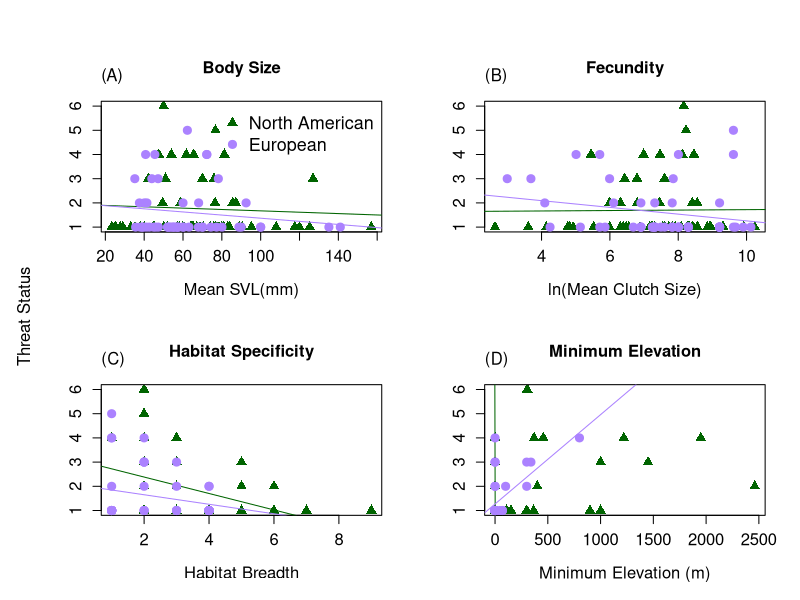
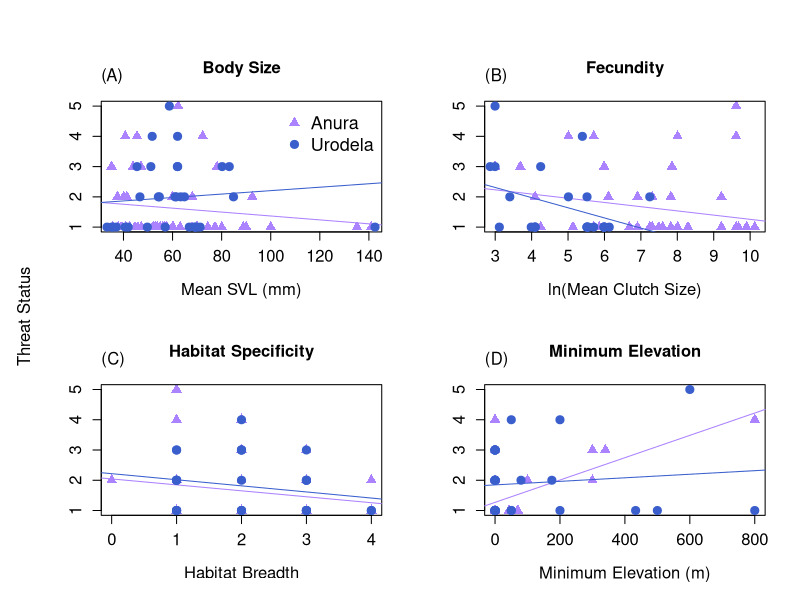

Write R code to recreate these figures, in order. (Note: this script raises an error after producing the figures.)
# ENEC 395 Undergraduate Research 
# Alicia Wood
# 3/20/17
# Correlates of Extinction Risk in European and North American Amphibians



### Setting my working directory to the folder where all of my data and code are stored

setwd('~/Desktop/Extinction-Risk')

library(dplyr)
library(tidyr)



### Reading in raw data files

NAfrogs = read.table("NorthAmericanFrogs.txt", header=T, sep = '\t', quote = "\"")
NApaired = read.table("NorthAmericanFrogsPaired.txt", header=T, sep='\t', quote = "\"")
EuroAmphib = read.table("EuropeanAmphibians.txt", header=T, sep = '\t', quote = "\"", 
                        na.strings = "DD")
Taxonomy = read.table("Taxonomy.txt", header=T, sep = '\t', quote = "\"")



### Simplifying and preparing data for analysis

#Creating Habitat Breadth columns in both datasets
EuroAmphib$Forest <- apply(EuroAmphib[,c(123:131)], 1, sum)
EuroAmphib$Forest[EuroAmphib$Forest > 0] <- 1
EuroAmphib$Savanna <- apply(EuroAmphib[,c(132:133)], 1, sum)
EuroAmphib$Savanna[EuroAmphib$Savanna > 0] <- 1
EuroAmphib$Shrubland <- apply(EuroAmphib[,c(134:141)], 1, sum)
EuroAmphib$Shrubland[EuroAmphib$Shrubland > 0] <- 1
EuroAmphib$Grassland <- apply(EuroAmphib[,c(142:148)], 1, sum)
EuroAmphib$Grassland[EuroAmphib$Grassland > 0] <- 1
EuroAmphib$Wetlands <- apply(EuroAmphib[,c(149:164)], 1, sum)
EuroAmphib$Wetlands[EuroAmphib$Wetlands > 0] <- 1
EuroAmphib$RockyAreas[EuroAmphib$Habitat_RockyAreas_inland_cliffs_moutain_peaks == 1] <- 1
EuroAmphib$RockyAreas[EuroAmphib$Habitat_RockyAreas_inland_cliffs_moutain_peaks == 0] <- 0
EuroAmphib$Caves <- apply(EuroAmphib[,c(166:167)], 1, sum)
EuroAmphib$Caves[EuroAmphib$Caves > 0] <- 1
EuroAmphib$Deserts <- apply(EuroAmphib[,c(168:170)], 1, sum)
EuroAmphib$Deserts[EuroAmphib$Deserts > 0] <- 1
EuroAmphib$ArtificialTerrestrial <- apply(EuroAmphib[,c(171:176)], 1, sum)
EuroAmphib$ArtificialTerrestrial[EuroAmphib$ArtificialTerrestrial > 0] <- 1
EuroAmphib$Other[EuroAmphib$Habitat_Other_dunes == 1] <- 1
EuroAmphib$Other[EuroAmphib$Habitat_Other_dunes == 0] <- 0
EuroAmphib$HabitatBreadth <- apply(EuroAmphib[,c(255:264)], 1, sum)
NAfrogs$HabitatBreadth <- apply(NAfrogs[,c(22:33)], 1, sum)

#Condensing mean max and min Clutch Size into 1 mean Clutch Size column for NA dataset
NAfrogs$ClutchSize <- ifelse(is.na(NAfrogs$MeanClutchSize), ifelse(is.na(NAfrogs$MaxClutchSize), 
                      ifelse(is.na(NAfrogs$MinClutchSize), NA, NAfrogs$MinClutchSize),
                      ifelse(is.na(NAfrogs$MinClutchSize), NAfrogs$MaxClutchSize, 
                      rowMeans(NAfrogs[,c("MinClutchSize", "MaxClutchSize")]))), 
                      NAfrogs$MeanClutchSize)

#Simplifying NAfrogs SVL data into 1 Mean SVL column
NAfrogs$SVLunspecified <- ifelse(is.na(NAfrogs$MeanSVL_Unspecified_mm), 
                                 ifelse(is.na(NAfrogs$MaxSVL_Unspecified_mm),
                                        ifelse(is.na(NAfrogs$MinSVL_Unspecified_mm), NA, 
                                               NAfrogs$MinSVL_Unspecified_mm), 
                                        ifelse(is.na(NAfrogs$MinSVL_Unspecified_mm), 
                                               NAfrogs$MaxSVL_Unspecified_mm, 
                                               rowMeans(NAfrogs[,c("MinSVL_Unspecified_mm", 
                                                                   "MaxSVL_Unspecified_mm")]))), 
                                 NAfrogs$MeanSVL_Unspecified_mm)
NAfrogs$SVLfemale <- ifelse(is.na(NAfrogs$MeanSVL_Female_mm), 
                            ifelse(is.na(NAfrogs$MaxSVL_Female_mm), 
                                   ifelse(is.na(NAfrogs$MinSVL_Female_mm), NA, 
                                          NAfrogs$MinSVL_Female_mm), 
                                   ifelse(is.na(NAfrogs$MinSVL_Female_mm), 
                                          NAfrogs$MaxSVL_Female_mm, 
                                          rowMeans(NAfrogs[,c("MinSVL_Female_mm", 
                                                              "MaxSVL_Female_mm")]))), 
                            NAfrogs$MeanSVL_Female_mm)
NAfrogs$SVLmale <- ifelse(is.na(NAfrogs$MeanSVL_Male_mm), 
                          ifelse(is.na(NAfrogs$MaxSVL_Male_mm), 
                                 ifelse(is.na(NAfrogs$MinSVL_Male_mm), NA, 
                                        NAfrogs$MinSVL_Male_mm), 
                                 ifelse(is.na(NAfrogs$MinSVL_Male_mm), NAfrogs$MaxSVL_Male_mm, 
                                        rowMeans(NAfrogs[,c("MinSVL_Male_mm", 
                                                            "MaxSVL_Male_mm")]))), 
                          NAfrogs$MeanSVL_Male_mm)
NAfrogs$SVLMFmean <- rowMeans(NAfrogs[,c("SVLfemale", "SVLmale")])
NAfrogs$SVL <- ifelse(!is.na(NAfrogs$SVLunspecified) & !is.na(NAfrogs$SVLfemale) & 
                        !is.na(NAfrogs$SVLmale), rowMeans(NAfrogs[,c("SVLunspecified", 
                                                                     "SVLMFmean")]), 
                      ifelse(is.na(NAfrogs$SVLunspecified), 
                             ifelse(is.na(NAfrogs$SVLfemale), 
                                    ifelse(is.na(NAfrogs$SVLmale), NA, NAfrogs$SVLmale), 
                                    ifelse(is.na(NAfrogs$SVLmale), NAfrogs$SVLfemale, 
                                           NAfrogs$SVLMFmean)), NAfrogs$SVLunspecified))



### Organizing Threat Data

# Creating Continuous Threat Status Values in European Dataset
EuroAmphib$threat[EuroAmphib$IUCN_Status_LeastConcern == 1] <- 1
EuroAmphib$threat[EuroAmphib$IUCN_Status_NearThreatened == 1] <- 2
EuroAmphib$threat[EuroAmphib$IUCN_Status_Vulnerable == 1] <- 3
EuroAmphib$threat[EuroAmphib$IUCN_Status_Endangered == 1] <- 4
EuroAmphib$threat[EuroAmphib$IUCN_Status_CriticallyEndangered == 1] <- 5
# Creating Threat status ordinal values
threat = data.frame(IUCN_Threat_Status = c('LC', 'NT', 'VU', 'EN', 'CR', 'EW'),
                    threat = 1:6)



### Joining in taxonomy and threat datasets

NAfrogs <- merge(NAfrogs, Taxonomy, by = "SpeciesName") %>% left_join(threat)
EuroAmphib <- merge(EuroAmphib, Taxonomy, by = "SpeciesName")



### Dividing European dataset into Anura and Urodela order datasets

Efrogs <- EuroAmphib[EuroAmphib$Order == 'Anura',]
Esalamanders <- EuroAmphib[EuroAmphib$Order == 'Urodela',]



##### Plots and Linear Models

## North American and European Anura Comparison
pdf('plots/NA_Eur_anura.pdf', height = 8, width = 10)
par(mfrow=c(2,2), oma = c(0,2,2,0), cex.lab = 1.2, cex.axis = 1.2)
# SVL
plot(NAfrogs$SVL, NAfrogs$threat, xlab = "Mean SVL(mm)", ylab = "", 
     main = "Body Size", col = "darkgreen", pch = 17, cex = 1.3)
lm_svl_na = lm(NAfrogs$threat ~ NAfrogs$SVL)
abline(lm_svl_na, col = "darkgreen")
summary(lm_svl_na)
points(Efrogs$SVL_Unspecified_mm, Efrogs$threat, 
       col = "mediumpurple1", pch = 19, cex = 1.3)
lm_svl_e = lm(Efrogs$threat ~ Efrogs$SVL_Unspecified_mm)
abline(lm_svl_e, col = "mediumpurple1")
summary(lm_svl_e)
legend("topright", c("North American", "European"), pch = c(17,19), 
       col = c("darkgreen", "mediumpurple1"), cex = 1.3, bty = "n")
mtext("(A)", 3, adj = 0, line = 1)
# Clutch Size
plot(log(NAfrogs$ClutchSize), NAfrogs$threat, xlab = "ln(Mean Clutch Size)", ylab = "", 
     main = "Fecundity", col = "darkgreen", pch = 17, cex = 1.3)
lm_cs_na = lm(NAfrogs$threat ~ log(NAfrogs$ClutchSize))
abline(lm_cs_na, col = "darkgreen")
summary(lm_cs_na)
points(log(Efrogs$Number_of_eggs_or_offspring), Efrogs$threat, 
       col = "mediumpurple1", pch = 19, cex = 1.3)
lm_cs_e = lm(Efrogs$threat ~ log(Efrogs$Number_of_eggs_or_offspring))
abline(lm_cs_e, col = "mediumpurple1")
summary(lm_cs_e)
mtext("(B)", 3, adj = 0, line = 1)
# Habitat Breadth
plot(NAfrogs$HabitatBreadth, NAfrogs$threat, xlab = "Habitat Breadth", ylab = "", 
     main = "Habitat Specificity", col = "darkgreen", pch = 17, cex = 1.3)
lm_hb_na = lm(NAfrogs$threat ~ NAfrogs$HabitatBreadth)
abline(lm_hb_na, col = "darkgreen")
summary(lm_hb_na)
points(Efrogs$HabitatBreadth, Efrogs$threat, 
       col = "mediumpurple1", pch = 19, cex = 1.3)
lm_hb_e = lm(Efrogs$threat ~ Efrogs$HabitatBreadth)
abline(lm_hb_e, col = "mediumpurple1")
summary(lm_hb_e)
mtext("(C)", 3, adj = 0, line = 1)
# Minimum Elevation
plot(NAfrogs$MinElevation_m, NAfrogs$threat, xlab = "Minimum Elevation (m)", 
     ylab = "", main = "Minimum Elevation", 
     col = "darkgreen", pch = 17, cex = 1.3)
lm_me_na = lm(NAfrogs$threat ~ NAfrogs$MinElevation_m)
abline(lm_me_na, col = "darkgreen")
summary(lm_me_na)
points(Efrogs$Altitude_min, Efrogs$threat, col = "mediumpurple1", pch = 19, cex = 1.3)
lm_me_e = lm(Efrogs$threat ~ Efrogs$Altitude_min)
abline(lm_me_e, col = "mediumpurple1")
summary(lm_me_e)
mtext("(D)", 3, adj = 0, line = 1)
mtext("Threat Status", side = 2, outer = TRUE)
dev.off()

# Multi-Variable Linear Model North American Frogs
Multi_lm_na = lm(NAfrogs$threat ~ NAfrogs$SVL + NAfrogs$ClutchSize + 
                   NAfrogs$HabitatBreadth + NAfrogs$MinElevation_m)
summary(Multi_lm_na)
# Multi-Variable Linear Model European Frogs
Multi_lm_e = lm(Efrogs$threat ~ Efrogs$SVL_Unspecified_mm + 
                  Efrogs$Number_of_eggs_or_offspring + 
                  Efrogs$HabitatBreadth + Efrogs$Altitude_min)
summary(Multi_lm_e)


## European Anura and Urodela Comparison
pdf('plots/EurF_EurS.pdf', height = 8, width = 10)
par(mfrow=c(2,2), oma = c(0,2,2,0), cex.lab = 1.2, cex.axis = 1.2)
# SVL
plot(Efrogs$SVL_Unspecified_mm, Efrogs$threat, xlab = "Mean SVL (mm)", ylab = "", 
     col = "mediumpurple1", main = "Body Size", pch = 17, cex = 1.3)
lm_svl_f = lm(Efrogs$threat ~ Efrogs$SVL_Unspecified_mm)
abline(lm_svl_f, col = "mediumpurple1")
summary(lm_svl_f)
points(Esalamanders$SVL_Unspecified_mm, Esalamanders$threat, 
       col = "royalblue3", pch = 19, cex = 1.3)
lm_svl_s = lm(Esalamanders$threat ~ Esalamanders$SVL_Unspecified_mm)
abline(lm_svl_s, col = "royalblue3")
summary(lm_svl_s)
legend("topright", c("Anura", "Urodela"), pch = c(17,19), 
       col = c("mediumpurple1", "royalblue3"), cex = 1.3, bty = "n")
mtext("(A)", 3, adj = 0, line = 1)
# Clutch Size
plot(log(Efrogs$Number_of_eggs_or_offspring), Efrogs$threat, xlab = "ln(Mean Clutch Size)", 
     ylab = "", col = "mediumpurple1", main = "Fecundity", pch = 17, cex = 1.3)
lm_cs_f = lm(Efrogs$threat ~ log(Efrogs$Number_of_eggs_or_offspring))
abline(lm_cs_f, col = "mediumpurple1")
summary(lm_cs_f)
points(log(Esalamanders$Number_of_eggs_or_offspring), Esalamanders$threat, 
       col = "royalblue3", pch = 19, cex = 1.3)
lm_cs_s = lm(Esalamanders$threat ~ log(Esalamanders$Number_of_eggs_or_offspring))
abline(lm_cs_s, col = "royalblue3")
summary(lm_cs_s)
mtext("(B)", 3, adj = 0, line = 1)
# Habitat Breadth
plot(Efrogs$HabitatBreadth, Efrogs$threat, xlab = "Habitat Breadth", 
     ylab = "", col = "mediumpurple1", main = "Habitat Specificity", pch = 17, cex = 1.3)
lm_hb_f = lm(Efrogs$threat ~ Efrogs$HabitatBreadth)
abline(lm_hb_f, col = "mediumpurple1")
summary(lm_hb_f)
points(Esalamanders$HabitatBreadth, Esalamanders$threat, 
       col = "royalblue3", pch = 19, cex = 1.3)
lm_hb_s = lm(Esalamanders$threat ~ Esalamanders$HabitatBreadth)
abline(lm_hb_s, col = "royalblue3")
summary(lm_hb_s)
mtext("(C)", 3, adj = 0, line = 1)
# Minimum Elevation
plot(Efrogs$Altitude_min, Efrogs$threat, xlab = "Minimum Elevation (m)", 
     ylab = "", col = "mediumpurple1", 
     main = "Minimum Elevation", pch = 17, cex = 1.3)
lm_me_f = lm(Efrogs$threat ~ Efrogs$Altitude_min)
abline(lm_me_f, col = "mediumpurple1")
summary(lm_me_f)
points(Esalamanders$Altitude_min, Esalamanders$threat, 
       col = "royalblue3", pch = 19, cex = 1.3)
lm_me_s = lm(Esalamanders$threat ~ Esalamanders$Altitude_min)
abline(lm_me_s, col = "royalblue3")
summary(lm_me_s)
mtext("(D)", 3, adj = 0, line = 1)
mtext("Threat Status", outer = TRUE, side = 2)
dev.off()

# Multi-Variable Linear Model European Frogs
Multi_lm_e = lm(Efrogs$threat ~ Efrogs$SVL_Unspecified_mm + 
                  Efrogs$Number_of_eggs_or_offspring + 
                  Efrogs$HabitatBreadth + Efrogs$Altitude_min)
summary(Multi_lm_e)
# Multi-Variable Linear Model European Salamanders
Multi_lm_s = lm(Esalamanders$threat ~ Esalamanders$SVL_Unspecified_mm + 
                  Esalamanders$Number_of_eggs_or_offspring + 
                  Esalamanders$HabitatBreadth + 
                  Esalamanders$Altitude_min)
summary(Multi_lm_s)



#### Paired Analysis

#preparing the paired dataset
NApaired$HabitatBreadth1 <- apply(NApaired[,c(24:35)], 1, sum)
NApaired$HabitatBreadth2 <- apply(NApaired[,c(63:74)], 1, sum)

NApaired$ClutchSize1 <- ifelse(is.na(NApaired$MeanClutchSize1), 
                               ifelse(is.na(NApaired$MaxClutchSize1), 
                                      ifelse(is.na(NApaired$MinClutchSize1), NA, 
                                             NApaired$MinClutchSize1), 
                                      ifelse(is.na(NApaired$MinClutchSize1), 
                                             NApaired$MaxClutchSize1, 
                                             rowMeans(NApaired[,c("MinClutchSize1", 
                                                                  "MaxClutchSize1")]))), 
                               NApaired$MeanClutchSize1)
NApaired$ClutchSize2 <- ifelse(is.na(NApaired$MeanClutchSize2), 
                               ifelse(is.na(NApaired$MaxClutchSize2), 
                                      ifelse(is.na(NApaired$MinClutchSize2), NA, 
                                             NApaired$MinClutchSize2), 
                                      ifelse(is.na(NApaired$MinClutchSize2), 
                                             NApaired$MaxClutchSize2, 
                                             rowMeans(NApaired[,c("MinClutchSize2", 
                                                                  "MaxClutchSize2")]))), 
                               NApaired$MeanClutchSize2)

NApaired$SVLunspecified1 <- ifelse(is.na(NApaired$MeanSVL_Unspecified_mm1), 
                                   ifelse(is.na(NApaired$MaxSVL_Unspecified_mm1), 
                                          ifelse(is.na(NApaired$MinSVL_Unspecified_mm1), NA, 
                                                 NApaired$MinSVL_Unspecified_mm1), 
                                          ifelse(is.na(NApaired$MinSVL_Unspecified_mm1), 
                                                 NApaired$MaxSVL_Unspecified_mm1, 
                                                 rowMeans(NApaired[,c("MinSVL_Unspecified_mm1", 
                                                                      "MaxSVL_Unspecified_mm1")]))), 
                                   NApaired$MeanSVL_Unspecified_mm1)
NApaired$SVLfemale1 <- ifelse(is.na(NApaired$MeanSVL_Female_mm1), 
                              ifelse(is.na(NApaired$MaxSVL_Female_mm1), 
                                     ifelse(is.na(NApaired$MinSVL_Female_mm1), NA, 
                                            NApaired$MinSVL_Female_mm1), 
                                     ifelse(is.na(NApaired$MinSVL_Female_mm1), 
                                            NApaired$MaxSVL_Female_mm1, 
                                            rowMeans(NApaired[,c("MinSVL_Female_mm1", 
                                                                 "MaxSVL_Female_mm1")]))), 
                              NApaired$MeanSVL_Female_mm1)
NApaired$SVLmale1 <- ifelse(is.na(NApaired$MeanSVL_Male_mm1), 
                            ifelse(is.na(NApaired$MaxSVL_Male_mm1), 
                                   ifelse(is.na(NApaired$MinSVL_Male_mm1), NA, 
                                          NApaired$MinSVL_Male_mm1), 
                                   ifelse(is.na(NApaired$MinSVL_Male_mm1), 
                                          NApaired$MaxSVL_Male_mm1, 
                                          rowMeans(NApaired[,c("MinSVL_Male_mm1", 
                                                               "MaxSVL_Male_mm1")]))), 
                            NApaired$MeanSVL_Male_mm1)
NApaired$SVLMFmean1 <- rowMeans(NApaired[,c("SVLfemale1", "SVLmale1")])
NApaired$SVL1 <- ifelse(!is.na(NApaired$SVLunspecified1) & !is.na(NApaired$SVLfemale1) & 
                          !is.na(NApaired$SVLmale1),
                        rowMeans(NApaired[,c("SVLunspecified1", "SVLMFmean1")]), 
                        ifelse(is.na(NApaired$SVLunspecified1), 
                               ifelse(is.na(NApaired$SVLfemale1), 
                                      ifelse(is.na(NApaired$SVLmale1), NA, 
                                             NApaired$SVLmale1), 
                                      ifelse(is.na(NApaired$SVLmale1), 
                                             NApaired$SVLfemale1, NApaired$SVLMFmean1)), 
                               NApaired$SVLunspecified1))
NApaired$SVLunspecified2 <- ifelse(is.na(NApaired$MeanSVL_Unspecified_mm2), 
                                   ifelse(is.na(NApaired$MaxSVL_Unspecified_mm2), 
                                          ifelse(is.na(NApaired$MinSVL_Unspecified_mm2), NA, 
                                                 NApaired$MinSVL_Unspecified_mm2), 
                                          ifelse(is.na(NApaired$MinSVL_Unspecified_mm2), 
                                                 NApaired$MaxSVL_Unspecified_mm2, 
                                                 rowMeans(NApaired[,c("MinSVL_Unspecified_mm2", 
                                                                      "MaxSVL_Unspecified_mm2")]))), 
                                   NApaired$MeanSVL_Unspecified_mm2)
NApaired$SVLfemale2 <- ifelse(is.na(NApaired$MeanSVL_Female_mm2), 
                              ifelse(is.na(NApaired$MaxSVL_Female_mm2), 
                                     ifelse(is.na(NApaired$MinSVL_Female_mm2), NA, 
                                            NApaired$MinSVL_Female_mm2), 
                                     ifelse(is.na(NApaired$MinSVL_Female_mm2), 
                                            NApaired$MaxSVL_Female_mm2, 
                                            rowMeans(NApaired[,c("MinSVL_Female_mm2", 
                                                                 "MaxSVL_Female_mm2")]))), 
                              NApaired$MeanSVL_Female_mm2)
NApaired$SVLmale2 <- ifelse(is.na(NApaired$MeanSVL_Male_mm2), 
                            ifelse(is.na(NApaired$MaxSVL_Male_mm2), 
                                   ifelse(is.na(NApaired$MinSVL_Male_mm2), NA, 
                                          NApaired$MinSVL_Male_mm2), 
                                   ifelse(is.na(NApaired$MinSVL_Male_mm2), 
                                          NApaired$MaxSVL_Male_mm2, 
                                          rowMeans(NApaired[,c("MinSVL_Male_mm2", 
                                                               "MaxSVL_Male_mm2")]))), 
                            NApaired$MeanSVL_Male_mm2)
NApaired$SVLMFmean2 <- rowMeans(NApaired[,c("SVLfemale2", "SVLmale2")])
NApaired$SVL2 <- ifelse(!is.na(NApaired$SVLunspecified2) & !is.na(NApaired$SVLfemale2) & 
                          !is.na(NApaired$SVLmale2), 
                        rowMeans(NApaired[,c("SVLunspecified2", "SVLMFmean2")]), 
                        ifelse(is.na(NApaired$SVLunspecified2), 
                               ifelse(is.na(NApaired$SVLfemale2), 
                                      ifelse(is.na(NApaired$SVLmale2), NA, 
                                             NApaired$SVLmale2), 
                                      ifelse(is.na(NApaired$SVLmale2), NApaired$SVLfemale2, 
                                             NApaired$SVLMFmean2)), NApaired$SVLunspecified2))

## Wilcoxon Tests
wilcox.test(NApaired$SVL1, NApaired$SVL2, paired = TRUE)
wilcox.test(NApaired$ClutchSize1, NApaired$ClutchSize2, paired = TRUE)
wilcox.test(NApaired$HabitatBreadth1, NApaired$HabitatBreadth2, paired = TRUE)
wilcox.test(NApaired$MinElevation_m1, NApaired$MinElevation_m2, paired = TRUE)

## Creating Ratio Columns
NApaired$SVLratio = NApaired$SVL1 / NApaired$SVL2
NApaired$ClutchSizeratio = NApaired$ClutchSize1 / NApaired$ClutchSize2
NApaired$HabitatBreadthratio = NApaired$HabitatBreadth1 / NApaired$HabitatBreadth2
NApaired$MinElevationratio = (NApaired$MinElevation_m1 + 1) / (NApaired$MinElevation_m2 + 1)

## Paired Ratio Boxplots
pdf('plots/pairedratio.pdf', height = 8, width = 10)
par(oma = c(0,1,0,0), cex.lab = 1.3, cex.axis = 1.2)
boxplot(log(NApaired[, c('SVLratio', 'ClutchSizeratio', 
                     'HabitatBreadthratio', "MinElevationratio")]), 
        names = c("Mean SVL (mm)", "Mean Clutch Size", 
                  "Habitat Breadth", "Minimum Elevation (m)"), 
        ylab = "Log( non-threatened / threatened )")
abline(h=0, col = "blue", cex = 1.2)
text(x=1, y=4, labels = "P = 0.417", cex = 1.3)
text(x=2, y=4, labels = "P = 0.073", cex = 1.3)
text(x=3, y=4, labels = "P = 0.023", cex = 1.3)
text(x=4, y=4, labels = "P = 0.018", cex = 1.3)
dev.off()
